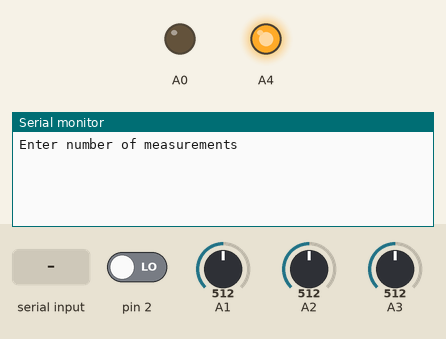
Simulated run of this sketch. Board: Arduino Uno, built for the host (arithmetic inside an expression is 32-bit, double 64-bit). Parts: output pins drawn as LEDs (lit = HIGH), the last lines printed to the serial monitor. The test bench sets the inputs (shaded band); at power-on: pin 2 LOW, A1 = 512, A2 = 512, A3 = 512. No radio packets arrive unless stated.

Above: at 1.2 s.
1.3 s: pin 2 driven HIGH
At 2.0 s:
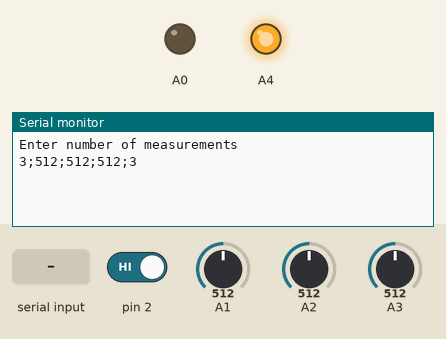
2.8 s: "90,45\n" received over Serial
At 4.6 s:
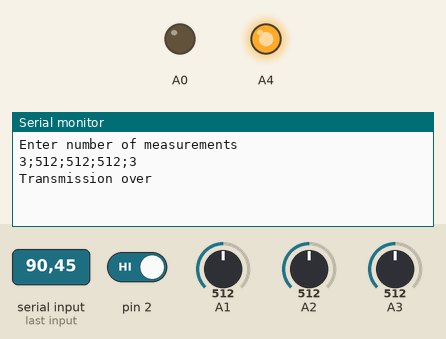

Measured:
- after the input at 1.3 s, the serial monitor: prints a new line at once (image 1)
- after the input at 2.8 s, the serial monitor: prints a new line after 0.56 s (image 2)

The sketch:

arduino_main.ino
```cpp
#include "messaging.h"
#include "accelerator.h"
#include "algorithm.h"

void setup()
{
  Serial.begin(9600);
  attachInterrupt(digitalPinToInterrupt(2), predict_alignment, RISING);
}

void loop()
{
  Accelerator Aobject(A0, A1, A2, A3, A4);
  Messaging Mobject;
  int number_of_measurements = 0;

  Serial.println("Enter number of measurements");

  while (number_of_measurements == 0)
  {
    if (Serial.available() > 0)
    {
      number_of_measurements = Serial.parseInt();
    }
  }

  for (int M = 0; M < number_of_measurements; M++)
  {
    Aobject.make_measurement();
    Measurement m = Aobject.get_measurement();
    uint8_t id = M;
    uint8_t flags = 0xff;
    Mobject.create_message(m);
    if (Mobject.send_message(id, flags))
    {
      Serial.println("Transmission over");
    }
    else
    {
      Serial.println("Transmission failed. We'll get 'em next time.");
    }
    if (Mobject.receive_ACK())
    {
      Serial.println("ACK received");
    }
    else
    {
      Serial.println("NO ACK. Retransmitting");
      M--;
    }
  }
  Serial.println("Measurements and transmissions finished");
}
```

accelerator.cpp
```cpp
#include "accelerator.h"

Accelerator::Accelerator()
{

}
Accelerator::Accelerator(int arg_1, int arg_2, int arg_3, int arg_4, int arg_5)
{
  pin_setup.gnd_pin = arg_1;
  pin_setup.x_pin = arg_2;
  pin_setup.y_pin = arg_3;
  pin_setup.z_pin = arg_4;
  pin_setup.vcc_pin = arg_5;
  pinMode(pin_setup.vcc_pin, OUTPUT);
  pinMode(pin_setup.gnd_pin, OUTPUT);
  digitalWrite(pin_setup.vcc_pin, HIGH);
  digitalWrite(pin_setup.gnd_pin, LOW);
}
Accelerator::~Accelerator()
{

}
void Accelerator::make_measurement()
{
    measurement.x = analogRead(pin_setup.x_pin);
    measurement.y = analogRead(pin_setup.y_pin);
    measurement.z = analogRead(pin_setup.z_pin);
}
Measurement Accelerator::get_measurement()
{
  return measurement;
}
```

accelerator.h
```cpp
#ifndef ACCELERATOR_H
#define ACCELERATOR_H
#include "arduino.h"

struct Measurement
{
    int x;
    int y;
    int z;
};

struct Accelerator_Pins
{
    int gnd_pin = A0;
    int x_pin = A1;
    int y_pin = A2;
    int z_pin = A3;
    int vcc_pin = A4;
};

class Accelerator
{
    public:
        Accelerator();
        //For initializing pins for the accelerometer
        Accelerator(int, int, int, int, int);
        ~Accelerator();
        void make_measurement();
        Measurement get_measurement();
    private:
        Measurement measurement;
        Accelerator_Pins pin_setup;
};


#endif
```

algorithm.cpp
```cpp
#include "algorithm.h"
#include "centerpoints.h"

void calc_distance(double accel_values[], double distances[])
{
    double difference[3];
    for (int x = 0; x < 4; x++)
    {
        for (int i = 0; i < 3; i++)
        {
            difference[i] = center_points[x][i] - accel_values[i];
        }
        distances[x] = sqrt(pow(difference[0], 2.0) + pow(difference[1], 2.0) + pow(difference[2], 2.0));
    }
}

void predict_alignment()
{
    int alignment = 3; //the data used for the algorithm is missing alignment data so we give the expected result here (0-3)
    double accel_values[3];
    double distances[4];

    accel_values[0] = analogRead(A1);
    accel_values[1] = analogRead(A2);
    accel_values[2] = analogRead(A3);
    calc_distance(accel_values, distances);

    Serial.print(alignment);
    Serial.print(";");
    for (int i = 0; i<3; i++)
    {
        Serial.print(int(accel_values[i]));
        Serial.print(";");
    }

    int lowest = 0;
    double min_value = distances[0];
    for (int i = 0; i < 4; i++)
    {
        if (distances[i] < min_value)
        {
            lowest = i;
            min_value = distances[i];
        }
    }
    switch (lowest)
        {
        case 0:
            Serial.println(int(center_points[lowest][3]));
            break;
        case 1:
            Serial.println(int(center_points[lowest][3]));
            break;
        case 2:
            Serial.println(int(center_points[lowest][3]));
            break;
        case 3:
            Serial.println(int(center_points[lowest][3]));
            break;
        default:
            Serial.println("\nLOGIC ERROR");
            break;
        }
}
```

algorithm.h
```cpp
#ifndef ALGORITHM_H
#define ALGORITHM_H

#include "arduino.h"

void predict_alignment();
void calc_distance(double accel_values[], double distances[]);

#endif
```

centerpoints.h
```cpp
#ifndef CENTERPOINTS_H
#define CENTERPOINTS_H

double center_points[4][4] = {{404,320,403,0}, {477,392,402,1}, {402,399,482,2}, {399,479,403,3}};

#endif
```

messaging.cpp
```cpp
#include "messaging.h"

Messaging::Messaging()
{
  pmanager = new RHReliableDatagram(driver, TRANSMITTER_ADDRESS);
  if(!pmanager->init())
  {
    Serial.println("Radiohead manager init failed");
  }
}
Messaging::~Messaging()
{
  delete pmanager;
}
void Messaging::create_message(Measurement m)
{
  data[0]=(m.x>>8) & 0x00ff;
  data[1]=m.x & 0x00ff;
  data[2]=(m.y>>8) & 0x00ff;
  data[3]=m.y & 0x00ff;
  data[4]=(m.z>>8) & 0x00ff;
  data[5]=m.z & 0x00ff;

  message_length = 6;
}
bool Messaging::send_message(uint8_t id, uint8_t flags)
{
  unsigned long start = millis();
  unsigned long timeout = millis()-start;
  while(timeout<500)
  {
    timeout = millis()-start;
  }
  driver.setModeTx();
  uint8_t to = RECEIVER_ADDRESS;
  uint8_t from = TRANSMITTER_ADDRESS;

  pmanager->setHeaderTo(to);
  pmanager->setHeaderFrom(from);
  pmanager->setHeaderId(id);
  pmanager->setHeaderFlags(flags);

  bool return_value = false;
  if(pmanager->sendto(data, message_length, RECEIVER_ADDRESS))
  {
    return_value = true;
  }
  pmanager->waitPacketSent();
  return return_value;

}
bool Messaging::receive_ACK()
{
  driver.setModeRx();
  unsigned long start = millis();
  unsigned long timeout = millis()-start;
  bool receiver_result = false;
  uint8_t to;
  uint8_t from;
  uint8_t len;
  uint8_t id;
  uint8_t flags;
  while((timeout<1500) && (!pmanager->available()))
  {
    timeout = millis()-start;
  }
  receiver_result = pmanager->recvfrom(buf,&len,&from,&to,&id,&flags);
  if(receiver_result)
  {
    Serial.println((char *)buf);
    Serial.print("Sent from address: ");
    Serial.print(from);
    Serial.print("ID: ");
    Serial.println(id);
    Serial.print("flags: ");
    Serial.println(flags);
    return true;
  }
  else
  {
    return false;
  }
}
```

messaging.h
```cpp
#ifndef MESSAGING_H
#define MESSAGING_H

#include <RadioHead.h>
#include <RH_ASK.h>
#include <RHReliableDatagram.h>
#include <arduino.h>
#include <SPI.h>
#include "accelerator.h"

class Messaging
{
public:
    Messaging();
    ~Messaging();
    void create_message(Measurement);
    bool send_message(uint8_t id, uint8_t flags);
    bool receive_ACK();

private:
    const uint8_t TRANSMITTER_ADDRESS = 70;
    const uint8_t RECEIVER_ADDRESS = 254;
    uint8_t buf[RH_ASK_MAX_MESSAGE_LEN];
    uint8_t data[RH_ASK_MAX_MESSAGE_LEN];
    uint8_t message_length = 6;
    RH_ASK driver;
    RHReliableDatagram *pmanager;
};

#endif
```
